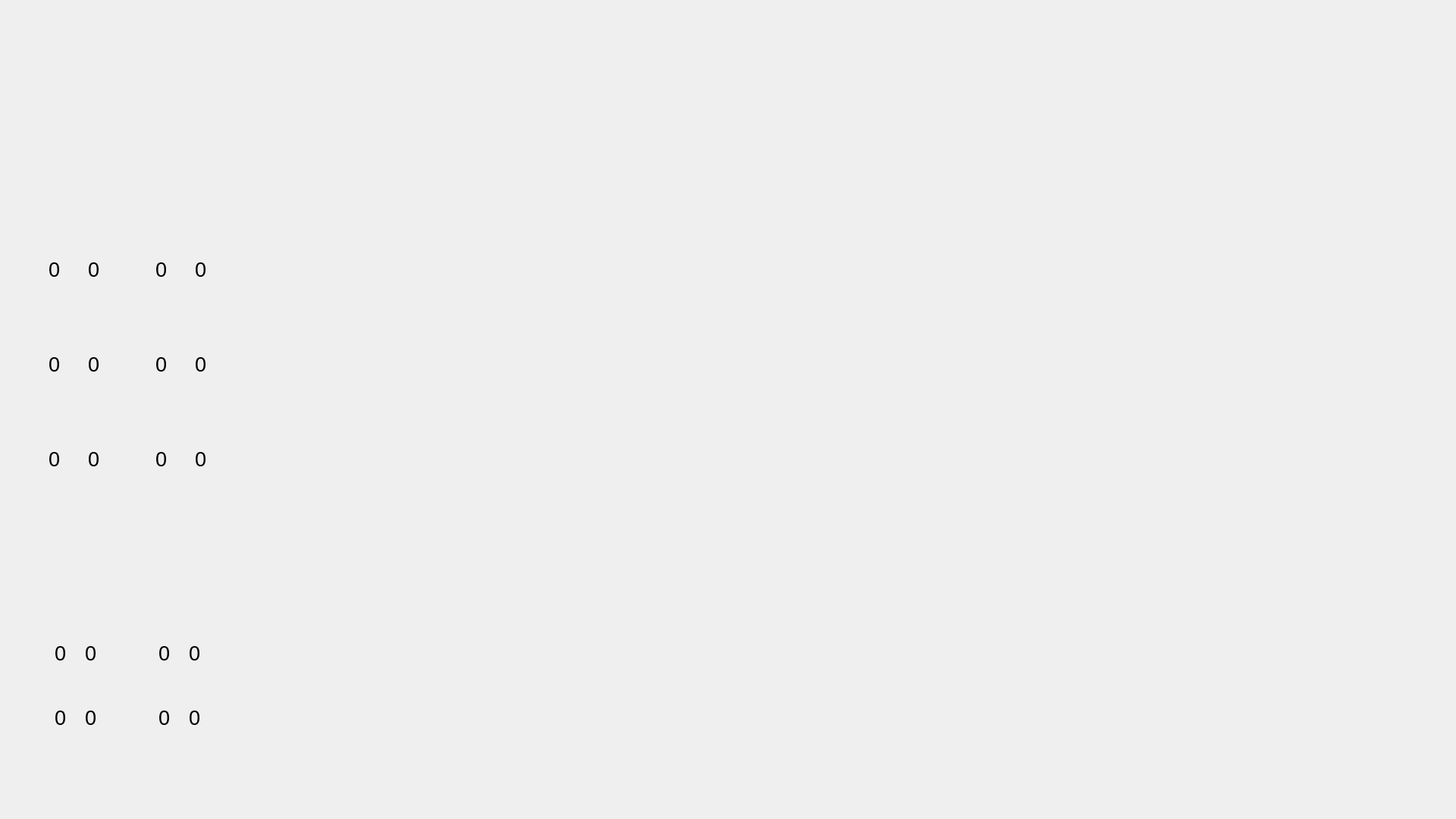
<?xml version="1.0" encoding="UTF-8"?>
<ui version="4.0">
 <class>MainWindow</class>
 <widget class="QMainWindow" name="MainWindow">
  <property name="geometry">
   <rect>
    <x>0</x>
    <y>0</y>
    <width>1920</width>
    <height>1080</height>
   </rect>
  </property>
  <property name="maximumSize">
   <size>
    <width>1920</width>
    <height>1080</height>
   </size>
  </property>
  <property name="windowTitle">
   <string>MainWindow</string>
  </property>
  <property name="styleSheet">
   <string notr="true"/>
  </property>
  <widget class="QWidget" name="centralwidget">
   <widget class="QWidget" name="leftMenu" native="true">
    <property name="geometry">
     <rect>
      <x>0</x>
      <y>0</y>
      <width>370</width>
      <height>1080</height>
     </rect>
    </property>
    <property name="minimumSize">
     <size>
      <width>370</width>
      <height>1080</height>
     </size>
    </property>
    <widget class="QWidget" name="">
     <property name="geometry">
      <rect>
       <x>0</x>
       <y>0</y>
       <width>372</width>
       <height>977</height>
      </rect>
     </property>
     <layout class="QVBoxLayout" name="verticalLayout">
      <item>
       <spacer name="verticalSpacer">
        <property name="orientation">
         <enum>Qt::Vertical</enum>
        </property>
        <property name="sizeType">
         <enum>QSizePolicy::Fixed</enum>
        </property>
        <property name="sizeHint" stdset="0">
         <size>
          <width>370</width>
          <height>325</height>
         </size>
        </property>
       </spacer>
      </item>
      <item>
       <layout class="QGridLayout" name="gridLayout">
        <property name="sizeConstraint">
         <enum>QLayout::SetFixedSize</enum>
        </property>
        <property name="horizontalSpacing">
         <number>25</number>
        </property>
        <property name="verticalSpacing">
         <number>85</number>
        </property>
        <item row="0" column="0">
         <layout class="QHBoxLayout" name="horizontalLayout">
          <property name="spacing">
           <number>12</number>
          </property>
          <property name="sizeConstraint">
           <enum>QLayout::SetFixedSize</enum>
          </property>
          <item>
           <spacer name="horizontalSpacer_2">
            <property name="orientation">
             <enum>Qt::Horizontal</enum>
            </property>
            <property name="sizeType">
             <enum>QSizePolicy::Fixed</enum>
            </property>
            <property name="sizeHint" stdset="0">
             <size>
              <width>50</width>
              <height>20</height>
             </size>
            </property>
           </spacer>
          </item>
          <item>
           <widget class="QLabel" name="temp_img">
            <property name="sizePolicy">
             <sizepolicy hsizetype="Fixed" vsizetype="Fixed">
              <horstretch>5</horstretch>
              <verstretch>0</verstretch>
             </sizepolicy>
            </property>
            <property name="minimumSize">
             <size>
              <width>40</width>
              <height>40</height>
             </size>
            </property>
            <property name="font">
             <font>
              <pointsize>20</pointsize>
             </font>
            </property>
            <property name="styleSheet">
             <string/>
            </property>
            <property name="text">
             <string>0</string>
            </property>
            <property name="alignment">
             <set>Qt::AlignLeading|Qt::AlignLeft|Qt::AlignVCenter</set>
            </property>
           </widget>
          </item>
          <item>
           <widget class="QLabel" name="temp">
            <property name="sizePolicy">
             <sizepolicy hsizetype="Fixed" vsizetype="Fixed">
              <horstretch>0</horstretch>
              <verstretch>0</verstretch>
             </sizepolicy>
            </property>
            <property name="minimumSize">
             <size>
              <width>50</width>
              <height>40</height>
             </size>
            </property>
            <property name="font">
             <font>
              <family>Arial</family>
              <pointsize>20</pointsize>
             </font>
            </property>
            <property name="styleSheet">
             <string notr="true"/>
            </property>
            <property name="text">
             <string>0</string>
            </property>
            <property name="textFormat">
             <enum>Qt::AutoText</enum>
            </property>
            <property name="alignment">
             <set>Qt::AlignLeading|Qt::AlignLeft|Qt::AlignVCenter</set>
            </property>
           </widget>
          </item>
         </layout>
        </item>
        <item row="0" column="1">
         <layout class="QHBoxLayout" name="horizontalLayout_4">
          <property name="spacing">
           <number>12</number>
          </property>
          <item>
           <widget class="QLabel" name="pres_img">
            <property name="sizePolicy">
             <sizepolicy hsizetype="Fixed" vsizetype="Fixed">
              <horstretch>0</horstretch>
              <verstretch>0</verstretch>
             </sizepolicy>
            </property>
            <property name="minimumSize">
             <size>
              <width>40</width>
              <height>40</height>
             </size>
            </property>
            <property name="font">
             <font>
              <pointsize>20</pointsize>
             </font>
            </property>
            <property name="styleSheet">
             <string/>
            </property>
            <property name="text">
             <string>0</string>
            </property>
            <property name="alignment">
             <set>Qt::AlignLeading|Qt::AlignLeft|Qt::AlignVCenter</set>
            </property>
           </widget>
          </item>
          <item>
           <widget class="QLabel" name="pres">
            <property name="sizePolicy">
             <sizepolicy hsizetype="Fixed" vsizetype="Fixed">
              <horstretch>0</horstretch>
              <verstretch>0</verstretch>
             </sizepolicy>
            </property>
            <property name="minimumSize">
             <size>
              <width>50</width>
              <height>40</height>
             </size>
            </property>
            <property name="font">
             <font>
              <family>Arial</family>
              <pointsize>20</pointsize>
             </font>
            </property>
            <property name="styleSheet">
             <string notr="true"/>
            </property>
            <property name="text">
             <string>0</string>
            </property>
            <property name="textFormat">
             <enum>Qt::AutoText</enum>
            </property>
            <property name="alignment">
             <set>Qt::AlignLeading|Qt::AlignLeft|Qt::AlignVCenter</set>
            </property>
           </widget>
          </item>
          <item>
           <spacer name="horizontalSpacer">
            <property name="orientation">
             <enum>Qt::Horizontal</enum>
            </property>
            <property name="sizeType">
             <enum>QSizePolicy::Fixed</enum>
            </property>
            <property name="sizeHint" stdset="0">
             <size>
              <width>50</width>
              <height>20</height>
             </size>
            </property>
           </spacer>
          </item>
         </layout>
        </item>
        <item row="1" column="0">
         <layout class="QHBoxLayout" name="horizontalLayout_2">
          <property name="spacing">
           <number>12</number>
          </property>
          <item>
           <spacer name="horizontalSpacer_4">
            <property name="orientation">
             <enum>Qt::Horizontal</enum>
            </property>
            <property name="sizeType">
             <enum>QSizePolicy::Fixed</enum>
            </property>
            <property name="sizeHint" stdset="0">
             <size>
              <width>50</width>
              <height>20</height>
             </size>
            </property>
           </spacer>
          </item>
          <item>
           <widget class="QLabel" name="bot_img">
            <property name="sizePolicy">
             <sizepolicy hsizetype="Fixed" vsizetype="Fixed">
              <horstretch>0</horstretch>
              <verstretch>0</verstretch>
             </sizepolicy>
            </property>
            <property name="minimumSize">
             <size>
              <width>40</width>
              <height>40</height>
             </size>
            </property>
            <property name="font">
             <font>
              <pointsize>20</pointsize>
             </font>
            </property>
            <property name="styleSheet">
             <string/>
            </property>
            <property name="text">
             <string>0</string>
            </property>
            <property name="alignment">
             <set>Qt::AlignLeading|Qt::AlignLeft|Qt::AlignVCenter</set>
            </property>
           </widget>
          </item>
          <item>
           <widget class="QLabel" name="bot">
            <property name="sizePolicy">
             <sizepolicy hsizetype="Fixed" vsizetype="Fixed">
              <horstretch>0</horstretch>
              <verstretch>0</verstretch>
             </sizepolicy>
            </property>
            <property name="minimumSize">
             <size>
              <width>50</width>
              <height>40</height>
             </size>
            </property>
            <property name="font">
             <font>
              <family>Arial</family>
              <pointsize>20</pointsize>
             </font>
            </property>
            <property name="styleSheet">
             <string notr="true"/>
            </property>
            <property name="text">
             <string>0</string>
            </property>
            <property name="textFormat">
             <enum>Qt::AutoText</enum>
            </property>
            <property name="alignment">
             <set>Qt::AlignLeading|Qt::AlignLeft|Qt::AlignVCenter</set>
            </property>
           </widget>
          </item>
         </layout>
        </item>
        <item row="1" column="1">
         <layout class="QHBoxLayout" name="horizontalLayout_5">
          <property name="spacing">
           <number>12</number>
          </property>
          <item>
           <widget class="QLabel" name="spin_img">
            <property name="sizePolicy">
             <sizepolicy hsizetype="Fixed" vsizetype="Fixed">
              <horstretch>0</horstretch>
              <verstretch>0</verstretch>
             </sizepolicy>
            </property>
            <property name="minimumSize">
             <size>
              <width>40</width>
              <height>40</height>
             </size>
            </property>
            <property name="font">
             <font>
              <pointsize>20</pointsize>
             </font>
            </property>
            <property name="styleSheet">
             <string/>
            </property>
            <property name="text">
             <string>0</string>
            </property>
            <property name="alignment">
             <set>Qt::AlignLeading|Qt::AlignLeft|Qt::AlignVCenter</set>
            </property>
           </widget>
          </item>
          <item>
           <widget class="QLabel" name="spin">
            <property name="sizePolicy">
             <sizepolicy hsizetype="Fixed" vsizetype="Fixed">
              <horstretch>0</horstretch>
              <verstretch>0</verstretch>
             </sizepolicy>
            </property>
            <property name="minimumSize">
             <size>
              <width>50</width>
              <height>40</height>
             </size>
            </property>
            <property name="font">
             <font>
              <family>Arial</family>
              <pointsize>20</pointsize>
             </font>
            </property>
            <property name="styleSheet">
             <string notr="true"/>
            </property>
            <property name="text">
             <string>0</string>
            </property>
            <property name="textFormat">
             <enum>Qt::AutoText</enum>
            </property>
            <property name="alignment">
             <set>Qt::AlignLeading|Qt::AlignLeft|Qt::AlignVCenter</set>
            </property>
           </widget>
          </item>
          <item>
           <spacer name="horizontalSpacer_3">
            <property name="orientation">
             <enum>Qt::Horizontal</enum>
            </property>
            <property name="sizeType">
             <enum>QSizePolicy::Fixed</enum>
            </property>
            <property name="sizeHint" stdset="0">
             <size>
              <width>50</width>
              <height>20</height>
             </size>
            </property>
           </spacer>
          </item>
         </layout>
        </item>
        <item row="2" column="0">
         <layout class="QHBoxLayout" name="horizontalLayout_3">
          <property name="spacing">
           <number>12</number>
          </property>
          <item>
           <spacer name="horizontalSpacer_6">
            <property name="orientation">
             <enum>Qt::Horizontal</enum>
            </property>
            <property name="sizeType">
             <enum>QSizePolicy::Fixed</enum>
            </property>
            <property name="sizeHint" stdset="0">
             <size>
              <width>50</width>
              <height>20</height>
             </size>
            </property>
           </spacer>
          </item>
          <item>
           <widget class="QLabel" name="pitch_img">
            <property name="sizePolicy">
             <sizepolicy hsizetype="Fixed" vsizetype="Fixed">
              <horstretch>0</horstretch>
              <verstretch>0</verstretch>
             </sizepolicy>
            </property>
            <property name="minimumSize">
             <size>
              <width>40</width>
              <height>40</height>
             </size>
            </property>
            <property name="font">
             <font>
              <pointsize>20</pointsize>
             </font>
            </property>
            <property name="styleSheet">
             <string/>
            </property>
            <property name="text">
             <string>0</string>
            </property>
            <property name="alignment">
             <set>Qt::AlignLeading|Qt::AlignLeft|Qt::AlignVCenter</set>
            </property>
           </widget>
          </item>
          <item>
           <widget class="QLabel" name="pitch">
            <property name="sizePolicy">
             <sizepolicy hsizetype="Fixed" vsizetype="Fixed">
              <horstretch>0</horstretch>
              <verstretch>0</verstretch>
             </sizepolicy>
            </property>
            <property name="minimumSize">
             <size>
              <width>50</width>
              <height>40</height>
             </size>
            </property>
            <property name="font">
             <font>
              <family>Arial</family>
              <pointsize>20</pointsize>
             </font>
            </property>
            <property name="styleSheet">
             <string notr="true"/>
            </property>
            <property name="text">
             <string>0</string>
            </property>
            <property name="textFormat">
             <enum>Qt::AutoText</enum>
            </property>
            <property name="alignment">
             <set>Qt::AlignLeading|Qt::AlignLeft|Qt::AlignVCenter</set>
            </property>
           </widget>
          </item>
         </layout>
        </item>
        <item row="2" column="1">
         <layout class="QHBoxLayout" name="horizontalLayout_6">
          <property name="spacing">
           <number>12</number>
          </property>
          <item>
           <widget class="QLabel" name="roll_img">
            <property name="sizePolicy">
             <sizepolicy hsizetype="Fixed" vsizetype="Fixed">
              <horstretch>0</horstretch>
              <verstretch>0</verstretch>
             </sizepolicy>
            </property>
            <property name="minimumSize">
             <size>
              <width>40</width>
              <height>40</height>
             </size>
            </property>
            <property name="font">
             <font>
              <pointsize>20</pointsize>
             </font>
            </property>
            <property name="styleSheet">
             <string/>
            </property>
            <property name="text">
             <string>0</string>
            </property>
            <property name="alignment">
             <set>Qt::AlignLeading|Qt::AlignLeft|Qt::AlignVCenter</set>
            </property>
           </widget>
          </item>
          <item>
           <widget class="QLabel" name="roll">
            <property name="sizePolicy">
             <sizepolicy hsizetype="Fixed" vsizetype="Fixed">
              <horstretch>0</horstretch>
              <verstretch>0</verstretch>
             </sizepolicy>
            </property>
            <property name="minimumSize">
             <size>
              <width>50</width>
              <height>40</height>
             </size>
            </property>
            <property name="font">
             <font>
              <family>Arial</family>
              <pointsize>20</pointsize>
             </font>
            </property>
            <property name="styleSheet">
             <string notr="true"/>
            </property>
            <property name="text">
             <string>0</string>
            </property>
            <property name="textFormat">
             <enum>Qt::AutoText</enum>
            </property>
            <property name="alignment">
             <set>Qt::AlignLeading|Qt::AlignLeft|Qt::AlignVCenter</set>
            </property>
           </widget>
          </item>
          <item>
           <spacer name="horizontalSpacer_5">
            <property name="orientation">
             <enum>Qt::Horizontal</enum>
            </property>
            <property name="sizeType">
             <enum>QSizePolicy::Fixed</enum>
            </property>
            <property name="sizeHint" stdset="0">
             <size>
              <width>50</width>
              <height>20</height>
             </size>
            </property>
           </spacer>
          </item>
         </layout>
        </item>
       </layout>
      </item>
      <item>
       <spacer name="verticalSpacer_2">
        <property name="orientation">
         <enum>Qt::Vertical</enum>
        </property>
        <property name="sizeType">
         <enum>QSizePolicy::Fixed</enum>
        </property>
        <property name="sizeHint" stdset="0">
         <size>
          <width>20</width>
          <height>200</height>
         </size>
        </property>
       </spacer>
      </item>
      <item>
       <layout class="QGridLayout" name="gridLayout_2" rowstretch="0,0" columnstretch="0,0" rowminimumheight="0,0" columnminimumwidth="40,40">
        <property name="sizeConstraint">
         <enum>QLayout::SetFixedSize</enum>
        </property>
        <property name="horizontalSpacing">
         <number>25</number>
        </property>
        <property name="verticalSpacing">
         <number>45</number>
        </property>
        <item row="0" column="0">
         <layout class="QHBoxLayout" name="horizontalLayout_7">
          <item>
           <spacer name="horizontalSpacer_9">
            <property name="orientation">
             <enum>Qt::Horizontal</enum>
            </property>
            <property name="sizeType">
             <enum>QSizePolicy::Fixed</enum>
            </property>
            <property name="sizeHint" stdset="0">
             <size>
              <width>50</width>
              <height>20</height>
             </size>
            </property>
           </spacer>
          </item>
          <item>
           <widget class="QLabel" name="gps_lat_img">
            <property name="sizePolicy">
             <sizepolicy hsizetype="Fixed" vsizetype="Fixed">
              <horstretch>0</horstretch>
              <verstretch>0</verstretch>
             </sizepolicy>
            </property>
            <property name="minimumSize">
             <size>
              <width>40</width>
              <height>40</height>
             </size>
            </property>
            <property name="font">
             <font>
              <pointsize>20</pointsize>
             </font>
            </property>
            <property name="styleSheet">
             <string/>
            </property>
            <property name="text">
             <string>0</string>
            </property>
            <property name="alignment">
             <set>Qt::AlignLeading|Qt::AlignLeft|Qt::AlignVCenter</set>
            </property>
           </widget>
          </item>
          <item>
           <widget class="QLabel" name="gps_lat">
            <property name="sizePolicy">
             <sizepolicy hsizetype="Fixed" vsizetype="Fixed">
              <horstretch>0</horstretch>
              <verstretch>0</verstretch>
             </sizepolicy>
            </property>
            <property name="minimumSize">
             <size>
              <width>50</width>
              <height>40</height>
             </size>
            </property>
            <property name="font">
             <font>
              <family>Arial</family>
              <pointsize>20</pointsize>
             </font>
            </property>
            <property name="styleSheet">
             <string notr="true"/>
            </property>
            <property name="text">
             <string>0</string>
            </property>
            <property name="textFormat">
             <enum>Qt::AutoText</enum>
            </property>
            <property name="alignment">
             <set>Qt::AlignLeading|Qt::AlignLeft|Qt::AlignVCenter</set>
            </property>
           </widget>
          </item>
         </layout>
        </item>
        <item row="0" column="1">
         <layout class="QHBoxLayout" name="horizontalLayout_8">
          <item>
           <widget class="QLabel" name="gps_long_img">
            <property name="sizePolicy">
             <sizepolicy hsizetype="Fixed" vsizetype="Fixed">
              <horstretch>0</horstretch>
              <verstretch>0</verstretch>
             </sizepolicy>
            </property>
            <property name="minimumSize">
             <size>
              <width>40</width>
              <height>40</height>
             </size>
            </property>
            <property name="font">
             <font>
              <pointsize>20</pointsize>
             </font>
            </property>
            <property name="styleSheet">
             <string/>
            </property>
            <property name="text">
             <string>0</string>
            </property>
            <property name="alignment">
             <set>Qt::AlignLeading|Qt::AlignLeft|Qt::AlignVCenter</set>
            </property>
           </widget>
          </item>
          <item>
           <widget class="QLabel" name="gps_long">
            <property name="sizePolicy">
             <sizepolicy hsizetype="Fixed" vsizetype="Fixed">
              <horstretch>0</horstretch>
              <verstretch>0</verstretch>
             </sizepolicy>
            </property>
            <property name="minimumSize">
             <size>
              <width>50</width>
              <height>40</height>
             </size>
            </property>
            <property name="font">
             <font>
              <family>Arial</family>
              <pointsize>20</pointsize>
             </font>
            </property>
            <property name="styleSheet">
             <string notr="true"/>
            </property>
            <property name="text">
             <string>0</string>
            </property>
            <property name="textFormat">
             <enum>Qt::AutoText</enum>
            </property>
            <property name="alignment">
             <set>Qt::AlignLeading|Qt::AlignLeft|Qt::AlignVCenter</set>
            </property>
           </widget>
          </item>
          <item>
           <spacer name="horizontalSpacer_7">
            <property name="orientation">
             <enum>Qt::Horizontal</enum>
            </property>
            <property name="sizeType">
             <enum>QSizePolicy::Fixed</enum>
            </property>
            <property name="sizeHint" stdset="0">
             <size>
              <width>50</width>
              <height>20</height>
             </size>
            </property>
           </spacer>
          </item>
         </layout>
        </item>
        <item row="1" column="0">
         <layout class="QHBoxLayout" name="horizontalLayout_9">
          <property name="sizeConstraint">
           <enum>QLayout::SetMinimumSize</enum>
          </property>
          <item>
           <spacer name="horizontalSpacer_10">
            <property name="orientation">
             <enum>Qt::Horizontal</enum>
            </property>
            <property name="sizeType">
             <enum>QSizePolicy::Fixed</enum>
            </property>
            <property name="sizeHint" stdset="0">
             <size>
              <width>50</width>
              <height>20</height>
             </size>
            </property>
           </spacer>
          </item>
          <item>
           <widget class="QLabel" name="gps_alt_img">
            <property name="sizePolicy">
             <sizepolicy hsizetype="Fixed" vsizetype="Fixed">
              <horstretch>0</horstretch>
              <verstretch>0</verstretch>
             </sizepolicy>
            </property>
            <property name="minimumSize">
             <size>
              <width>40</width>
              <height>40</height>
             </size>
            </property>
            <property name="font">
             <font>
              <pointsize>20</pointsize>
             </font>
            </property>
            <property name="styleSheet">
             <string/>
            </property>
            <property name="text">
             <string>0</string>
            </property>
            <property name="alignment">
             <set>Qt::AlignLeading|Qt::AlignLeft|Qt::AlignVCenter</set>
            </property>
           </widget>
          </item>
          <item>
           <widget class="QLabel" name="gps_alt">
            <property name="sizePolicy">
             <sizepolicy hsizetype="Fixed" vsizetype="Fixed">
              <horstretch>0</horstretch>
              <verstretch>0</verstretch>
             </sizepolicy>
            </property>
            <property name="minimumSize">
             <size>
              <width>50</width>
              <height>40</height>
             </size>
            </property>
            <property name="font">
             <font>
              <family>Arial</family>
              <pointsize>20</pointsize>
             </font>
            </property>
            <property name="styleSheet">
             <string notr="true"/>
            </property>
            <property name="text">
             <string>0</string>
            </property>
            <property name="textFormat">
             <enum>Qt::AutoText</enum>
            </property>
            <property name="alignment">
             <set>Qt::AlignLeading|Qt::AlignLeft|Qt::AlignVCenter</set>
            </property>
           </widget>
          </item>
         </layout>
        </item>
        <item row="1" column="1">
         <layout class="QHBoxLayout" name="horizontalLayout_10">
          <item>
           <widget class="QLabel" name="gps_sats_img">
            <property name="sizePolicy">
             <sizepolicy hsizetype="Fixed" vsizetype="Fixed">
              <horstretch>0</horstretch>
              <verstretch>0</verstretch>
             </sizepolicy>
            </property>
            <property name="minimumSize">
             <size>
              <width>40</width>
              <height>40</height>
             </size>
            </property>
            <property name="font">
             <font>
              <pointsize>20</pointsize>
             </font>
            </property>
            <property name="styleSheet">
             <string/>
            </property>
            <property name="text">
             <string>0</string>
            </property>
            <property name="alignment">
             <set>Qt::AlignLeading|Qt::AlignLeft|Qt::AlignVCenter</set>
            </property>
           </widget>
          </item>
          <item>
           <widget class="QLabel" name="gps_sats">
            <property name="sizePolicy">
             <sizepolicy hsizetype="Fixed" vsizetype="Fixed">
              <horstretch>0</horstretch>
              <verstretch>0</verstretch>
             </sizepolicy>
            </property>
            <property name="minimumSize">
             <size>
              <width>50</width>
              <height>40</height>
             </size>
            </property>
            <property name="font">
             <font>
              <family>Arial</family>
              <pointsize>20</pointsize>
             </font>
            </property>
            <property name="styleSheet">
             <string notr="true"/>
            </property>
            <property name="text">
             <string>0</string>
            </property>
            <property name="textFormat">
             <enum>Qt::AutoText</enum>
            </property>
            <property name="alignment">
             <set>Qt::AlignLeading|Qt::AlignLeft|Qt::AlignVCenter</set>
            </property>
           </widget>
          </item>
          <item>
           <spacer name="horizontalSpacer_8">
            <property name="orientation">
             <enum>Qt::Horizontal</enum>
            </property>
            <property name="sizeType">
             <enum>QSizePolicy::Fixed</enum>
            </property>
            <property name="sizeHint" stdset="0">
             <size>
              <width>50</width>
              <height>20</height>
             </size>
            </property>
           </spacer>
          </item>
         </layout>
        </item>
       </layout>
      </item>
     </layout>
    </widget>
   </widget>
   <zorder>leftMenu</zorder>
   <zorder>temp</zorder>
   <zorder>temp_img</zorder>
   <zorder>bot</zorder>
   <zorder>bot_img</zorder>
   <zorder>pitch_img</zorder>
   <zorder>pitch</zorder>
   <zorder>pres</zorder>
   <zorder>pres_img</zorder>
   <zorder>spin_img</zorder>
   <zorder>spin</zorder>
   <zorder>roll_img</zorder>
   <zorder>roll</zorder>
  </widget>
  <widget class="QMenuBar" name="menubar">
   <property name="geometry">
    <rect>
     <x>0</x>
     <y>0</y>
     <width>1920</width>
     <height>26</height>
    </rect>
   </property>
  </widget>
 </widget>
 <resources/>
 <connections/>
</ui>
